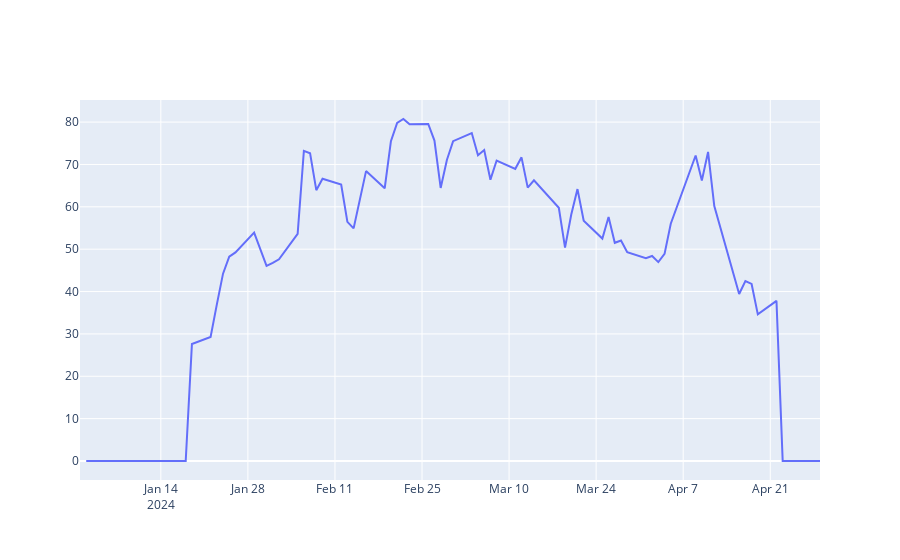

Notebook cell for this chart:
### Code cell
def relative_strength_idx(df, n=14):
    close = df['Close']
    delta = close.diff()
    delta = delta[1:]
    pricesUp = delta.copy()
    pricesDown = delta.copy()
    pricesUp[pricesUp < 0] = 0
    pricesDown[pricesDown > 0] = 0
    rollUp = pricesUp.rolling(n).mean()
    rollDown = pricesDown.abs().rolling(n).mean()
    rs = rollUp / rollDown
    rsi = 100.0 - (100.0 / (1.0 + rs))
    return rsi

df['RSI'] = relative_strength_idx(df).fillna(0)

fig = go.Figure(go.Scatter(x=df.index, y=df.RSI, name='RSI'))
fig.show()
